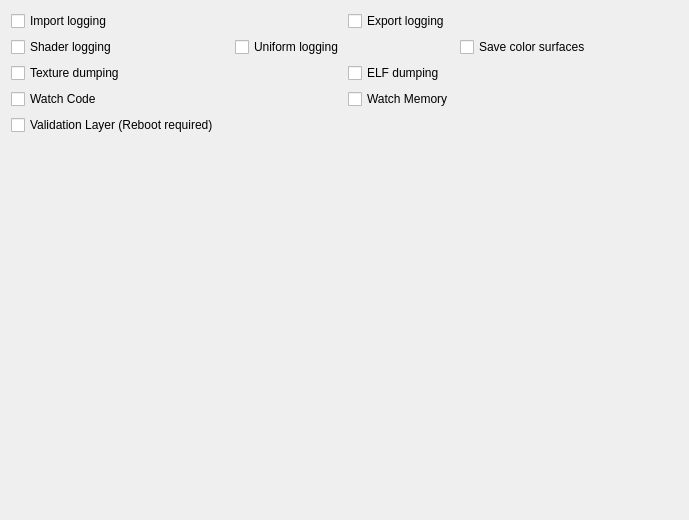
<?xml version="1.0" encoding="UTF-8"?>
<ui version="4.0">
 <class>DebugSettingsWidget</class>
 <widget class="QWidget" name="DebugSettingsWidget">
  <property name="geometry">
   <rect>
    <x>0</x>
    <y>0</y>
    <width>689</width>
    <height>520</height>
   </rect>
  </property>
  <property name="windowTitle">
   <string>Form</string>
  </property>
  <layout class="QVBoxLayout" name="verticalLayout_2">
   <item>
    <layout class="QVBoxLayout" name="verticalLayout">
     <item>
      <layout class="QHBoxLayout" name="horizontalLayout">
       <item>
        <widget class="QCheckBox" name="import_logging">
         <property name="text">
          <string>Import logging</string>
         </property>
        </widget>
       </item>
       <item>
        <widget class="QCheckBox" name="export_logging">
         <property name="text">
          <string>Export logging</string>
         </property>
        </widget>
       </item>
      </layout>
     </item>
     <item>
      <layout class="QHBoxLayout" name="horizontalLayout_2">
       <item>
        <widget class="QCheckBox" name="shader_logging">
         <property name="text">
          <string>Shader logging</string>
         </property>
        </widget>
       </item>
       <item>
        <widget class="QCheckBox" name="uniform_logging">
         <property name="text">
          <string>Uniform logging</string>
         </property>
        </widget>
       </item>
       <item>
        <widget class="QCheckBox" name="save_color_surfaces">
         <property name="text">
          <string>Save color surfaces</string>
         </property>
        </widget>
       </item>
      </layout>
     </item>
     <item>
      <layout class="QHBoxLayout" name="horizontalLayout_3">
       <item>
        <widget class="QCheckBox" name="texture_dumping">
         <property name="text">
          <string>Texture dumping</string>
         </property>
        </widget>
       </item>
       <item>
        <widget class="QCheckBox" name="elf_dumping">
         <property name="text">
          <string>ELF dumping</string>
         </property>
        </widget>
       </item>
      </layout>
     </item>
     <item>
      <layout class="QHBoxLayout" name="horizontalLayout_4">
       <item>
        <widget class="QCheckBox" name="watch_code">
         <property name="text">
          <string>Watch Code</string>
         </property>
        </widget>
       </item>
       <item>
        <widget class="QCheckBox" name="watch_memory">
         <property name="text">
          <string>Watch Memory</string>
         </property>
        </widget>
       </item>
      </layout>
     </item>
    </layout>
   </item>
   <item>
    <widget class="QCheckBox" name="val_layers">
     <property name="text">
      <string>Validation Layer (Reboot required)</string>
     </property>
    </widget>
   </item>
   <item>
    <spacer name="verticalSpacer_2">
     <property name="orientation">
      <enum>Qt::Vertical</enum>
     </property>
     <property name="sizeHint" stdset="0">
      <size>
       <width>20</width>
       <height>40</height>
      </size>
     </property>
    </spacer>
   </item>
  </layout>
 </widget>
 <resources/>
 <connections/>
</ui>
